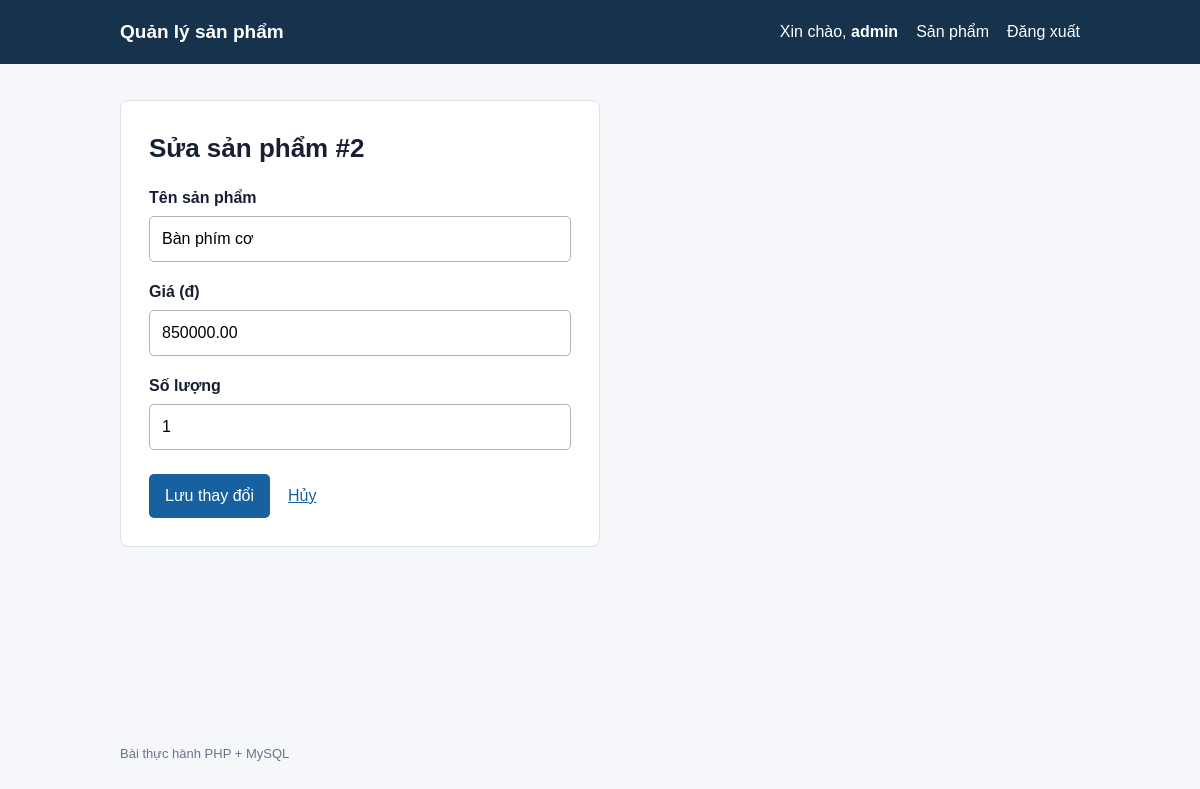
Screenshot of /product_edit.php?id=2 (signed in) with the database file from the repository.
### tables this page shows
CREATE TABLE IF NOT EXISTS products (
    id INT PRIMARY KEY AUTO_INCREMENT,
    name VARCHAR(100) NOT NULL,
    price DECIMAL(10,2) NOT NULL,
    quantity INT NOT NULL
);

### common/functions.php (called while the page is built, shortened)
<?php
function escapeHtml($value): string
{
    return htmlspecialchars((string) $value, ENT_QUOTES | ENT_SUBSTITUTE, 'UTF-8');
}
function positiveId($value): ?int
{
    $id = filter_var($value, FILTER_VALIDATE_INT, ['options' => ['min_range' => 1]]);
    return $id === false ? null : $id;
}

### common/dbConnect.php (called while the page is built, shortened)
<?php
function getDbConnection(): mysqli
{
    static $connection = null;
    if ($connection === null) {
        $host = getenv('DB_HOST') ?: '127.0.0.1';
        $user = getenv('DB_USER') ?: 'root';
        $password = getenv('DB_PASSWORD') !== false ? getenv('DB_PASSWORD') : '';
        $database = getenv('DB_NAME') ?: 'shopping_cart';
        $port = (int) (getenv('DB_PORT') ?: 3306);
        try {
            $connection = new mysqli($host, $user, $password, $database, $port);
            $connection->set_charset('utf8mb4');
        } catch (mysqli_sql_exception $exception) {
            http_response_code(500);
            exit('Không thể kết nối cơ sở dữ liệu. Hãy kiểm tra MySQL và nhập file database.sql.');
        }
    }
    return $connection;
}

### model/product.php (called while the page is built, shortened)
<?php
require_once __DIR__ . '/../common/dbConnect.php';
function getProductById(int $id): ?array
{
    $statement = getDbConnection()->prepare('SELECT id, name, price, quantity FROM products WHERE id = ?');
    $statement->bind_param('i', $id);
    $statement->execute();
    $product = $statement->get_result()->fetch_assoc();
    return $product ?: null;
}

### product_edit.php (the view, shortened to what this page needs)
<?php
require_once __DIR__ . '/common/auth.php';
require_once __DIR__ . '/model/product.php';
$id = positiveId($_GET['id'] ?? null);
$product = $id === null ? null : getProductById($id);
if ($product === null) {
    http_response_code(404);
} else {
    $name = $product['name'];
    $price = $product['price'];
    $quantity = $product['quantity'];
}
require __DIR__ . '/view/header.php';
?>
<section class="card form-card">
    <?php if ($product === null): ?>
        <h1>Không tìm thấy sản phẩm</h1>
        <p>Sản phẩm không tồn tại hoặc ID không hợp lệ.</p>
        <a href="product_list.php">Quay lại danh sách</a>
    <?php else: ?>
        <h1>Sửa sản phẩm #<?= (int) $id ?></h1>
        <form method="post">
            <label for="name">Tên sản phẩm</label>
            <input id="name" name="name" type="text" maxlength="100" required value="<?= escapeHtml($name) ?>">
            <label for="price">Giá (đ)</label>
            <input id="price" name="price" type="number" min="0.01" step="0.01" required value="<?= escapeHtml($price) ?>">
            <label for="quantity">Số lượng</label>
            <input id="quantity" name="quantity" type="number" min="0" step="1" required value="<?= escapeHtml($quantity) ?>">
            <div class="form-actions">
                <button type="submit">Lưu thay đổi</button>
                <a href="product_list.php">Hủy</a>
            </div>
        </form>
    <?php endif; ?>
</section>
<?php require __DIR__ . '/view/footer.php'; ?>

### assets/style.css (style rules this page uses)
:root { font-family: Arial, sans-serif; color: #172033; background: #f5f7fa; }
* { box-sizing: border-box; }
body { margin: 0; line-height: 1.5; }
h1 { margin: 0 0 12px; font-size: 26px; }
.card, .table-wrap { background: #fff; border: 1px solid #dce2e8; border-radius: 8px; }
.form-card { max-width: 480px; padding: 28px; }
form label { display: block; font-weight: bold; margin: 18px 0 6px; }
form input:not([type="hidden"]) { display: block; width: 100%; padding: 10px 12px; border: 1px solid #aab5c2; border-radius: 5px; font: inherit; }
.form-actions { display: flex; align-items: center; gap: 18px; margin-top: 24px; }
button, .button { display: inline-block; padding: 10px 16px; background: #1761a0; color: #fff; border: 0; border-radius: 5px; font: inherit; text-decoration: none; cursor: pointer; }
.form-actions a, .actions a { color: #1761a0; }

### rows the page displays
products: name "Bàn phím cơ", price "850000.00", quantity "1"

### other values shown
escapeHtml($_SESSION['username']) "admin"
$id "2"
